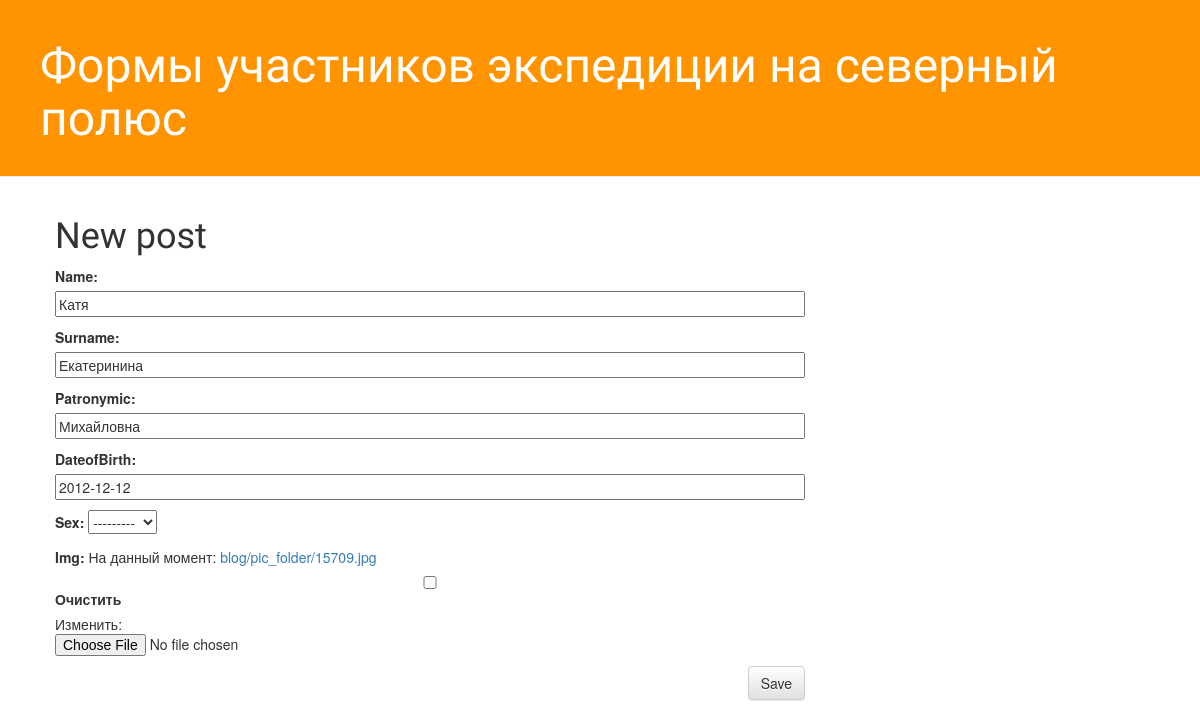
/post/6/edit/, run on an earlier commit of the app's database.
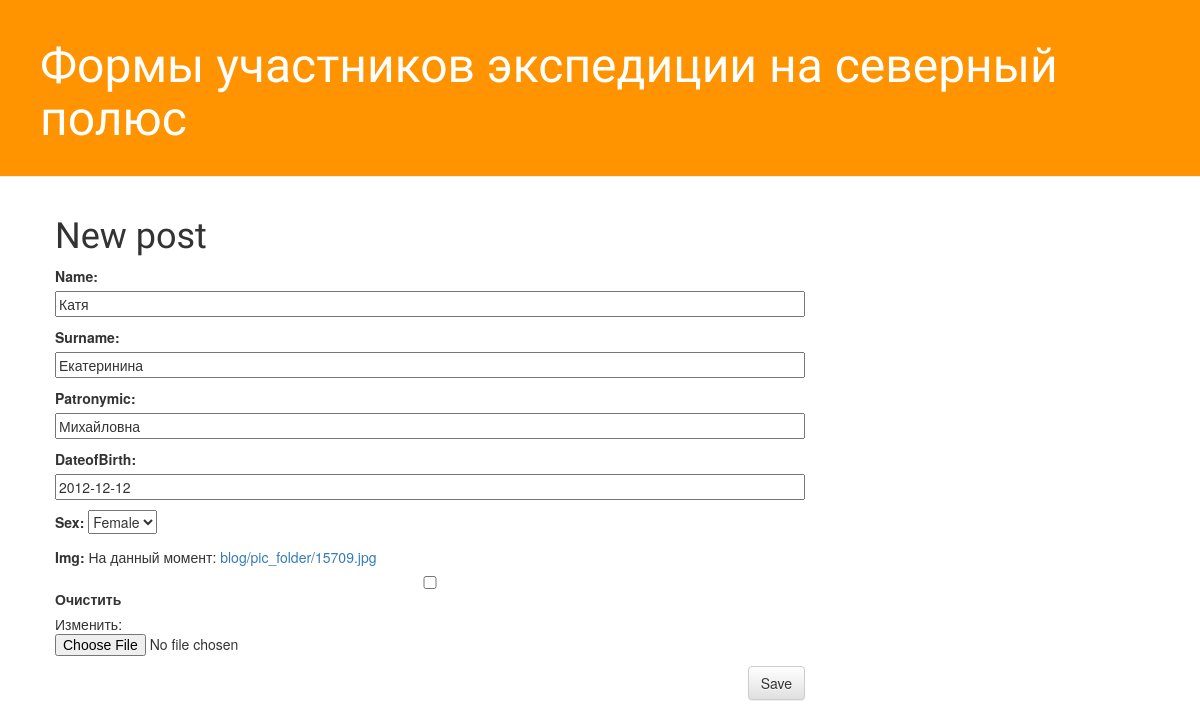
And on a later commit of the database.
### blog/models.py (models this page shows, shortened)
class Post(models.Model):
    GENDER_CHOICES = (
        ('M', 'Male'),
        ('F', 'Female'),
    )
    HAIR_CHOICES = (
        ('блонд', 'блонд'),
        ('брюнет','брюнет'),
        ('шатен','шатен'),
        ('рыжий','рыжий'),
        ('русый','русый'),
        ('седой','седой'),
    )
    FAVORITE_ANIMAL = (
        ('Собачка','Собачка'),
        ('Кошечка','Кошечка'),
        ('нечто среднее','нечто среднее'),
    )
    HAVE_ANIMAL = (
        ('Y', 'Yes'),
        ('N', 'No'),
    )
    author = models.ForeignKey('auth.User', on_delete=models.CASCADE)
    name = models.CharField(max_length=200)
    surname = models.CharField(max_length=200, null=True)
    patronymic = models.CharField(max_length=200, null=True)
    DateofBirth = models.DateField(null=True)
    sex = models.CharField(max_length=1, choices=GENDER_CHOICES, null=True)
    img = models.ImageField(null=True, blank=True, upload_to="")
    hairСolor = models.CharField(max_length=6, choices=HAIR_CHOICES, null=True)
    weight = models.IntegerField(null=True)
    favoriteAnimal = models.CharField(max_length=100,choices=FAVORITE_ANIMAL, null=True)
    haveAnimal = models.BooleanField(default = False)
    created_date = models.DateTimeField(
            default=timezone.now)
    published_date = models.DateTimeField(
            blank=True, null=True)

### blog/views.py (the view)
# urls.py: url(r'^post/(?P<pk>\d+)/edit/$', views.post_edit, name='post_edit'),
def post_edit(request, pk):
    post = get_object_or_404(Post, pk=pk)
    if request.method == "POST":
        form = PostForm(request.POST, request.FILES, instance=post)
        if form.is_valid():
            post = form.save(commit=False)
            post.author = request.user
            post.published_date = timezone.now()
            post.save()
            return redirect('post_edit2', pk=post.pk)
    else:
        form = PostForm(instance=post)
    return render(request, 'blog/post_edit.html', {'form': form})

### blog/forms.py
class PostForm(forms.ModelForm):
    class Meta:
        model = Post
        fields = ('name', 'surname','patronymic','DateofBirth',
        'sex','img')

### blog/templates/blog/post_edit.html
{% extends 'blog/base.html' %}
{% block content %}
    <h1>New post</h1>
    <form method="POST" class="post-form" enctype="multipart/form-data">{% csrf_token %}
        {{ form.as_p }}
        <button type="submit" class="save btn btn-default">Save</button>
    </form>
{% endblock %}

What changed in the data, as far as the page shows it:
changed Post "Катя": sex "---------" → "Female"
